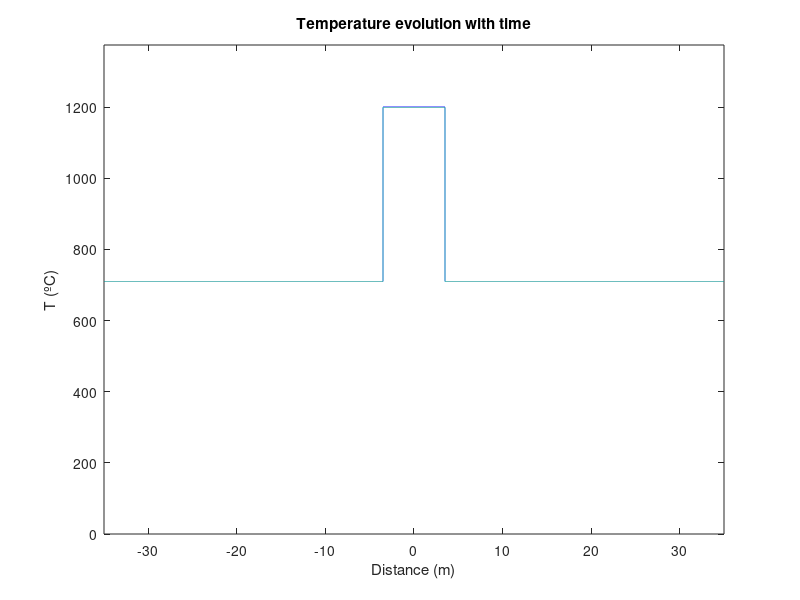
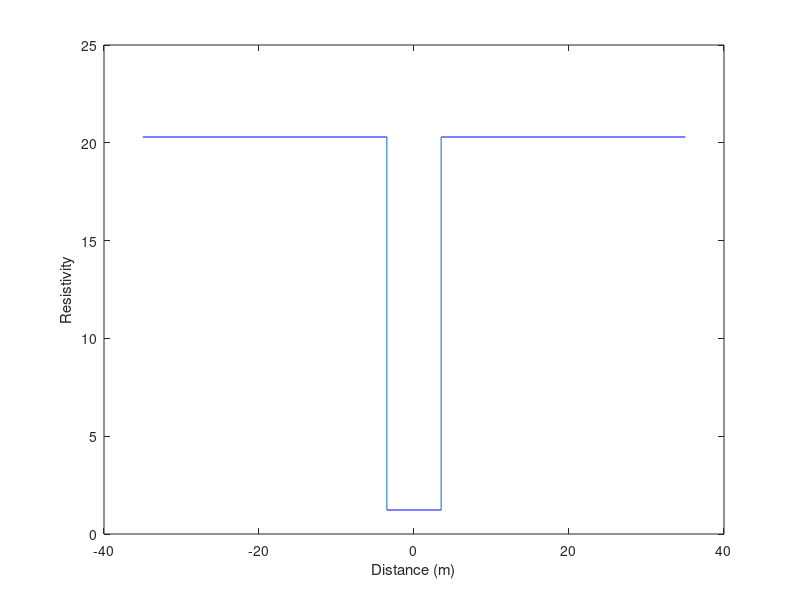

MATLAB code to generate these figures, in order: (Note: this script raises an error after producing the figures.)
%%%%%%%%%%%%%%%%%%%%%%%%%%%%%%%%%%%%%%%%%%%%%%%%%%%%%%%%%%%%%%%%%%%%%%%


clear all
clear clc
clear cfg
clear figures
clc


%%%%%%%%%%%%%%%%%%%%%%%%%%%%%%%%%%%%%%%%%%%%%%%%%%%%%%%%%%%%%%%%%%%%%%%%%%%
% PHYSICAL PARAMETERS


dt = 0.9; % In seconds
w=3.5; % Dyke halfwidth
fw=10; % Factor for computing width
dx=0.001;x=-fw*w:dx:fw*w; % Chart and axis width (times dyke width)
x=x';
Nx=length (x(:,1));

To=710;
Tc=1200;
Ts=950;
Tl=1250;
Tm=1100;

K=5.3*10^-7;
rho=2800;
c=1480;
L=4*10^5;
z = L/(rho*c*(Tl-Ts));

bltzm = 1.38*10^-23;
res0 = 231.73946;
E = 1.1473*10^-19;

%%%%%%%%%%%%%%%%%%%%%%%%%%%%%%%%%%%%%%%%%%%%%%%%%%%%%%%%%%%%%%%%%%%%%%%%%%%
% INITIAL STATE

% Initial state controls
ini_Subpl = false;   % Plot initial state with the rest of selected plots in a single window
ini_Ind = false;   % Plot in. state independently

ini_xlim = [-fw*w, fw*w];  % Plot axis limits

ini_ylim = [0, 1375];


%%%%%%%%%%%%%%%%%%%%%%%%%%%%%%%%%%%%%%%%%%%%%%%%%%%%%%%%%%%%%%%%%%%%%%%%%%%
% INTERMEDIATE STATES

% Intermediate states controls
int_Subpl = false;   % Plot intermed. states with rest of selected plots
int_Ind = false;   % Plot independently

int_xlim = [-fw*w, fw*w];  % Plot axis limits

int_ylim = [0, 1375];



% REINJECTION

%Reinjection cycles (No reinjection == 0)
reinject = 0; 

% REINJECTION TIMES (years) 
% One array element is needed for each reinjection specified above 
% Each element of the array is the time for the successive reinjection and 
% stops at that point from further evolution until reinjection is set. 
% If no reinjection is set the first element will be the last computed time
% and further evolution will be stopped.
time_reinject = [5, 10];


% Final time (years) (stopping time for last reinj. cycle)
time_limit = 1;


% Number of sequential figures for intermediate states (times of graphing chosen below)
f = 11;


% Corresponding graphing times for intermediat states (years)
% There must be as many susbsets as reinjection cycles chosen and in each of those, one time value for each figure specified above 
% If some graphing times are bigger than the succesive reinjection time, they won't be plotted
t = [0.0833  0.1667  0.25  0.3333  0.4167  0.5  0.5833  0.6667  0.75  0.833  0.9167];
%[0.083  0.125  0.167  0.2083  0.25  0.29167  0.333  0.375  0.4167]


%%%%%%%%%%%%%%%%%%%%%%%%%%%%%%%%%%%%%%%%%%%%%%%%%%%%%%%%%%%%%%%%%%%%%%%%%%%
% STEADY STATE

% Steady state controls
est_Analytic = false;    % Add analytic solution
est_Subpl = false;     % Plot intermed. states with rest of selected plots
est_Ind = false;    % Plot in. state independently

est_xlim = [-fw*w, fw*w];  % Plot axis limits

est_ylim = [0, 1375];


%%%%%%%%%%%%%%%%%%%%%%%%%%%%%%%%%%%%%%%%%%%%%%%%%%%%%%%%%%%%%%%%%%%%%%%%%%%
% EXPLICIT FINITE DIFERENCE PARAMETERS

% Mathematical stability and limitations. Boundary and starting conditions

err_lim = 1E-8;

lambda1=K/(1+z)*dt/(dx^2);
lambda2=K*dt/(dx^2);

if lambda1>=0.5 
    error('Stability requirements not met. lambda1 parameter larger than 0.5')
end

if lambda2>=0.5 
    error('Stability requirements not met. lambda2 parameter larger than 0.5')
end


 

%%%%%%%%%%%%%%%%%%%%%%%%%%%%%%%%%%%%%%%%%%%%%%%%%%%%%%%%%%%%%%%%%%%%%%%%%%%
%%%%%%%%%%%%%%%%%%%%%%%%%%%%%%%%%%%%%%%%%%%%%%%%%%%%%%%%%%%%%%%%%%%%%%%%%%%




for k=1:Nx
    T(k)= To;
    Tr(k)=To; %Second reinjection method temperatures
    T_s(k)= Ts; % Solidus temp. line
    T_l(k)= Tl; % Liquidus temp. line
    T_m(k)= Tm;
    Tlast(k)= 0; 
    Trlast(k)=0;
    res(k)=0;
end

% Starting figure
if ini_Subpl|int_Subpl|est_Subpl == 1
    figure(1)
    tiledlayout(reinject+1,f+2) 
end

figure(2)
%tiledlayout(1,2)

figure(3)
%tiledlayout(1,2)

% INITIAL STATE

r_t = 0; %Array index for selecting graph time


for R = 0:reinject 
    c_t =1;
    r_t = r_t+1;

% Temperature field for the initial state (or initial state after reinjection)
    
    for j=1:Nx
        if R==1
            if T(j)>Tm   % Mobile melt boundary selection
                Tr(j)=Tc;
            else
                Tr(j)=Tlast(j);
            end
        else
            if Tr(j)>Tm   % Mobile melt boundary selection
                Tr(j)=Tc;
            else
                Tr(j)=Tr(j);
            end
        end

        if abs(x(j,1))<w  % Initial state
            T(j)=Tc; 
        end
    end
    

    if ini_Subpl == true
        figure(1)  % Plotting initial state
        nexttile(R*(f+2)+1)
        if R<1
            plot(x,T','g', x,T_s,'b',x,T_l,'r');xlabel ('Distance (m)'); ylabel ('T (ºC)') ; axis ([-fw*w fw*w To-10 Tc+10]); title('Initial Temp.') ; xline([w -w],'-.',{'Right Wall','Left Wall'}); xlim(ini_xlim); ylim(ini_ylim);
            hold on
        else
            plot(x,T','g', x,Tr,'c', x,T_s,'b', x,T_l,'r');xlabel ('Distance (m)'); ylabel ('T (ºC)') ; axis ([-fw*w fw*w To-10 Tc+10]); title(['Initial Temp. upon reinjection R = ' num2str(R)]) ; xline([w -w],'-.',{'Right Wall','Left Wall'}); xlim(ini_xlim); ylim(ini_ylim);
            hold on
        end
    end

    if ini_Ind == true  % (independently)
        figure()
        if R<1
            plot(x,T','g', x,T_s,'b',x,T_l,'r', x, T_m,"-.k");xlabel ('Distance (m)'); ylabel ('T (ºC)') ; axis ([-fw*w fw*w To-10 Tc+10]); title('Initial Temp.') ; xline([w -w],'-.',{'Right Wall','Left Wall'}); legend ('Original dyke injection', 'T solidus', 'T liquidus','Location','eastoutside'); xlim(ini_xlim); ylim(ini_ylim);
        else
            plot(x,T','g', x,Tr,'c', x,T_s,'b', x,T_l,'r', x, T_m,"-.k");xlabel ('Distance (m)'); ylabel ('T (ºC)') ; axis ([-fw*w fw*w To-10 Tc+10]); title(['Initial Temp. upon reinjection R = ' num2str(R)]) ; xline([w -w],'-.',{'Right Wall','Left Wall'}); legend ('Original dyke reinjection', 'Mobile melt reinjection', 'T solidus', 'T liquidus','Location','eastoutside'); xlim(ini_xlim); ylim(ini_ylim);
        end
    end
    
    


   if R<1
        figure(2)
        %nexttile(1)
        plot(x,T');xlabel ('Distance (m)'); ylabel ('T (ºC)') ; axis ([-fw*w fw*w To-10 Tc+10]); title('Temperature evolution with time') ;  xlim(ini_xlim); ylim(ini_ylim);
        hold on
        for k = 1:Nx
            res(k) = 1/(res0*exp(-E/(bltzm*(T(k)+273.15))));
        end
        figure(3)
        %nexttile(2)
        plot(x,res);xlabel ('Distance (m)'); ylabel ('Resistivity') ; yscale log; title('Resistivity evolution with time') ;  xlim(ini_xlim); axis ([-fw*w fw*w 0.1 100]);
        hold on
   else
        figure(2)
        %nexttile(1)
        plot(x,Tr);xlabel ('Distance (m)'); ylabel ('T (ºC)') ; axis ([-fw*w fw*w To-10 Tc+10]); title('Temperature evolution with time') ;  xlim(ini_xlim); ylim(ini_ylim);
        hold on
        for k = 1:Nx
            res(k) = 1/(res0*exp(-E/(bltzm*(T(k)+273.15))));
        end
        figure(3)
        %nexttile(2)
        plot(x,res);xlabel ('Distance (m)'); ylabel ('Resistivity'); title('Resistivity evolution with time') ;  axis ([-fw*w fw*w 0.1 100]);
        hold on
   end     

%%%%%%%%%%%%%%%%%%%%%%%%%%%%%%%%%%%%%%%%%%%%%%%%%%%%%%%%%%%%%%%%%%%%%%%%%%%
% Intermediate states                                                     

    if R<reinject
        maxiter = floor((time_reinject(R+1)*365*24*3600)/dt); 
    else
        maxiter = (time_limit*365*24*3600)/dt; 
    end

    pos = R*(f+2)+2; %Figure indexing for next graph
    

    for iter = 1:maxiter 
        Tlast=T;
        if R<1  
            Trlast=T;
        else
            Trlast=Tr;
        end

        for i=2:Nx-1
          
            depth_2D = (Tlast(i-1)-2*Tlast(i)+Tlast(i+1))/dx^2;  % PDE implementation
            if (Ts<Tlast(i))&&(Tlast(i)<Tl)
                time_1D = (K/(1+z))*depth_2D;
                T(i) = time_1D*dt + Tlast(i);
            else
               time_1D = K*depth_2D;
                T(i) = time_1D*dt + Tlast(i);
            end
            
            if R>0
                depth_2Dr = (Trlast(i-1)-2*Trlast(i)+Trlast(i+1))/dx^2; % PDE for second reinjection method
                if (Ts<Trlast(i))&&(Trlast(i)<Tl)
                    time_1Dr = (K/(1+z))*depth_2Dr;
                    Tr(i) = time_1Dr*dt + Trlast(i);
                else
                   time_1Dr = K*depth_2Dr;
                    Tr(i) = time_1Dr*dt + Trlast(i); 
                end
            end
        end
        
        if c_t <= f
            if iter > floor((t(r_t,c_t)*365*24*3600)/dt)
                tempstotal = iter*dt/3600; 
                anys=tempstotal/(24*365);
                sanys = num2str(anys);
            

% Intermediate state plotting (for times selected at the start)
                
                if R<1
                    % Adding plot to multiplot
                    if int_Subpl == true
                        figure(1)
                        nexttile(pos)
                        plot(x,T','g', x,T_s,'b',x,T_l,'r');xlabel ('Distance (m)'); ylabel ('T (ºC)') ; axis ([-fw*w fw*w To-10 Tc+10]); title(['Temp. at t = ' sanys ' yrs']) ; xline([w -w],'-.'); xlim(int_xlim); ylim(int_ylim);
                        hold on
                    end
    
                    % Plotting separately
                    if int_Ind == true
                        figure() 
                        plot(x,T','g',x,T_s,'b',x,T_l,'r', x, T_m,"-.k");xlabel ('Distance (m)'); ylabel ('T (ºC)') ; axis ([-fw*w fw*w To-10 Tc+10]); title(['Temp. at t = ' sanys ' yrs']) ; xline([w -w],'-.',{'Right Wall','Left Wall'});  xlim(int_xlim); ylim(int_ylim);
                        legend ('Temperature profile', 'T solidus', 'T liquidus','Location','eastoutside');
                    end

                else
                    % Adding plot to multiplot
                    if int_Subpl == true
                        figure(1)
                        nexttile(pos)
                        plot(x,T','g', x,Tr','c', x,T_s,'b',x,T_l,'r');xlabel ('Distance (m)'); ylabel ('T (ºC)') ; axis ([-fw*w fw*w To-10 Tc+10]); title(['Temp. at t = ' sanys ' yrs (R = ' num2str(R) ')']) ; xline([w -w],'-.');  xlim(int_xlim); ylim(int_ylim);
                        hold on
                    end
    
                    % Plotting separately
                    if int_Ind == true
                        figure() 
                        plot(x,T','g', x,Tr','c', x,T_s,'b',x,T_l,'r', x, T_m,"-.k");xlabel ('Distance (m)'); ylabel ('T (ºC)') ; axis ([-fw*w fw*w To-10 Tc+10]); title(['Temp. at t = ' sanys ' yrs (R = ' num2str(R) ')']) ; xline([w -w],'-.',{'Right Wall','Left Wall'});  xlim(int_xlim); ylim(int_ylim);
                        legend ('Original dyke reinjection', 'Mobile melt reinjection', 'T solidus', 'T liquidus','Location','eastoutside');
                    end
                end 
                
                  if R<1
                        figure(2)
                        %nexttile(1)
                        plot(x,T');xlabel ('Distance (m)'); ylabel ('T (ºC)') ; axis ([-fw*w fw*w To-10 Tc+10]); title('Temperature evolution with time') ;  xlim(ini_xlim); ylim(ini_ylim);
                        hold on
                        for k = 1:Nx
                            res(k) = 1/(res0*exp(-E/(bltzm*(T(k)+273.15))));
                        end
                        figure(3)
                        %nexttile(2)
                        plot(x,res);xlabel ('Distance (m)'); ylabel ('Resistivity') ; yscale log; title('Resistivity evolution with time') ; xlim(ini_xlim); axis ([-fw*w fw*w 0.1 100]);
                        hold on
                   else
                        figure(2)
                        %nexttile(1)
                        plot(x,Tr);xlabel ('Distance (m)'); ylabel ('T (ºC)') ; axis ([-fw*w fw*w To-10 Tc+10]); title('Temperature evolution with time') ;  xlim(ini_xlim); ylim(ini_ylim);
                        hold on
                        for k = 1:Nx
                            res(k) = 1/(res0*exp(-E/(bltzm*(T(k)+273.15))));
                        end
                        figure(3)
                        %nexttile(2)
                        plot(x,res);xlabel ('Distance (m)'); ylabel ('Resistivity'); title('Resistivity evolution with time') ;  xlim(ini_xlim); axis ([-fw*w fw*w 0.1 100]);
                        hold on
                   end            
                
                c_t = c_t+1;
                pos = pos+1;
                
            end
        end
    

        % Error value and convergence
        err = max(abs(T-Tlast)); %Find difference between last two solutions
    
        if err < err_lim 
        break; % Stop if solutions very similar, we have convergence
        end
    
    end
    
    
    if iter==maxiter
        %warning('Convergence not reached')
    end


%%%%%%%%%%%%%%%%%%%%%%%%%%%%%%%%%%%%%%%%%%%%%%%%%%%%%%%%%%%%%%%%%%%%%%%%%%%
    % Steady state
    
    tempstotalfinal= iter*dt/3600;
    tempstotalfinal; 
    anysfinal=tempstotalfinal/(24*365);
    sanysfinal=num2str(anysfinal);
    leyendfinal=['Steady state t=' sanysfinal 'years'];
    
    % Plotting the steady state
    if R<1
        if est_Analytic == true
            ASsteady =  Analytic_sol(tempstotalfinal*3600,x,Nx,To,Tc,w,K);
            
            if est_Subpl == true
                figure(1)
                nexttile(pos)
                plot(x,T,'g', x,T_s,'b' ,x,T_l,'r', x, ASsteady,'m');xlabel ('Distance (m)'); ylabel ('T (ºC)') ; axis ([-fw*w fw*w To-10 Tc+10]); title(['Temp. at t = ' sanysfinal ' yrs (steady state/reinjection time)']) ; xline([w -w],'-.');legend ('Intrusion temperature profile', 'T solidus', 'T liquidus','Analytic solution','Location','eastoutside'); xlim(est_xlim); ylim(est_ylim);
                hold on
            end

            if est_Ind == true
                figure()
                nexttile(pos)
                plot(x,T,'g', x,T_s,'b' ,x,T_l,'r', x, ASsteady,'m', x, T_m,"-.k");xlabel ('Distance (m)'); ylabel ('T (ºC)') ; axis ([-fw*w fw*w To-10 Tc+10]); title(['Temp. at t = ' sanysfinal ' yrs (steady state/reinjection time)']) ; xline([w -w],'-.',{'Right Wall','Left Wall'});legend ('Intrusion temperature profile', 'T solidus', 'T liquidus','Analytic solution','Location','eastoutside'); xlim(est_xlim); ylim(est_ylim);
            end
        
        else
            if est_Subpl == true
                figure(1)
                nexttile(pos)
                plot(x,T,'g', x,T_s,'b' ,x,T_l,'r');xlabel ('Distance (m)'); ylabel ('T (ºC)') ; axis ([-fw*w fw*w To-10 Tc+10]); title(['Temp. at t = ' sanysfinal ' yrs (steady state/reinjection time)']) ; xline([w -w],'-.');legend ('Intrusion temperature profile', 'T solidus', 'T liquidus','Location','eastoutside'); xlim(est_xlim); ylim(est_ylim);
                hold on
            end

            if est_Ind == true
                figure()
                nexttile(pos)
                plot(x,T,'g', x,T_s,'b' ,x,T_l,'r', x, T_m,"-.k");xlabel ('Distance (m)'); ylabel ('T (ºC)') ; axis ([-fw*w fw*w To-10 Tc+10]); title(['Temp. at t = ' sanysfinal ' yrs (steady state/reinjection time)']) ; xline([w -w],'-.',{'Right Wall','Left Wall'});legend ('Intrusion temperature profile', 'T solidus', 'T liquidus','Location','eastoutside'); xlim(est_xlim); ylim(est_ylim);
            end
        end

    else
        if est_Subpl == true
            figure(1)
            nexttile(pos)
            plot(x,T,'g', x,Tr','c', x,T_s,'b' ,x,T_l,'r');xlabel ('Distance (m)'); ylabel ('T (ºC)') ; axis ([-fw*w fw*w To-10 Tc+10]); title(['Temp. at t = ' sanysfinal ' yrs (steady state/reinjection time)(R = ' num2str(R) ')']) ; xline([w -w],'-.'); legend ('Original dyke reinjection', 'Mobile melt reinjection', 'T solidus', 'T liquidus','Location','eastoutside'); xlim(est_xlim); ylim(est_ylim);
            hold on
        end

        if est_Ind == true
            figure()
            nexttile(pos)
            plot(x,T,'g', x,Tr','c', x,T_s,'b' ,x,T_l,'r', x, T_m,"-.k");xlabel ('Distance (m)'); ylabel ('T (ºC)') ; axis ([-fw*w fw*w To-10 Tc+10]); title(['Temp. at t = ' sanysfinal ' yrs (steady state/reinjection time)(R = ' num2str(R) ')']) ; xline([w -w],'-.',{'Right Wall','Left Wall'});legend ('Original dyke reinjection', 'Mobile melt reinjection', 'T solidus', 'T liquidus','Location','eastoutside'); xlim(est_xlim); ylim(est_ylim);
        end
    end

   if R<1
        figure(2)
        %nexttile(1)
        plot(x,T', x,T_s,'b',x,T_l,'r', x, T_m,"-.k");xlabel ('Distance (m)'); ylabel ('T (ºC)') ; axis ([-fw*w fw*w To-10 Tc+10]); title('Temperature evolution with time') ; xline([w -w],'-.',{'Right Wall','Left Wall'}); xlim(ini_xlim); ylim(ini_ylim);legend ('Initial profile','1 month', '2 months', '3 months','4 months','5 months', '6 months','7 months','8 months', '9 months', '10 months','11 months','12 months','Solidus Temp.','Liquidus Temp.', 'MME Temp.');
        hold on
        for k = 1:Nx
            res(k) = 1/(res0*exp(-E/(bltzm*(T(k)+273.15))));
        end
        figure(3)
        %nexttile(2)
        plot(x,res);xlabel ('Distance (m)'); ylabel ('Resistivity (\Omega\cdot m)') ; yscale log; title('Resistivity evolution with time') ; xline([w -w],'-.',{'Right Wall','Left Wall'}); xlim(ini_xlim); axis ([-fw*w fw*w 0.1 100]);legend ('Initial profile','1 month', '2 months', '3 months','4 months','5 months', '6 months','7 months','8 months', '9 months', '10 months','11 months','12 months');
        hold on
   else
        figure(2)
        %nexttile(1)
        plot(x,Tr, x,T_s,'b', x,T_l,'r', x, T_m,"-.k");xlabel ('Distance (m)'); ylabel ('T (ºC)') ; axis ([-fw*w fw*w To-10 Tc+10]); title('Temperature evolution with time') ; xline([w -w],'-.',{'Right Wall','Left Wall'}); xlim(ini_xlim); ylim(ini_ylim);legend ('Initial profile','1 month', '2 months', '3 months','4 months','5 months', '6 months','7 months','8 months', '9 months', '10 months','11 months','12 months','Solidus Temp.','Liquidus Temp.', 'MME Temp.');
        hold on
        for k = 1:Nx
            res(k) = 1/(res0*exp(-E/(bltzm*(T(k)+273.15))));
        end
        figure(3)
        %nexttile(2)
        plot(x,res);xlabel ('Distance (m)'); ylabel ('Resistivity (\Omega\cdot m)'); title('Resistivity evolution with time') ; xline([w -w],'-.',{'Right Wall','Left Wall'}); xlim(ini_xlim); axis ([-fw*w fw*w 0.1 100]);legend ('Initial profile','1 month', '2 months', '3 months','4 months','5 months', '6 months','7 months','8 months', '9 months', '10 months','11 months','12 months');
        hold on
   end    

    pos = pos+1;

end



%%%%%%%%%%%%%%%%%%%%%%%%%%%%%%%%%%%%%%%%%%%%%%%%%%%%%%%%%%%%%%%%%%%%%%%%%%%
% FUNCIONS

% Solució Analítica
function T_a = Analytic_sol(t_b,x,Nx,To,Tc,w,K)
    x=x';
    for i=1:Nx
        T_a(i)=To+((Tc-To)/2)*(erf((x(i)+w)/(2*(K*(t_b))^(1/2)))-erf((x(i)-w)/(2*(K*(t_b))^(1/2)))); 
    end
end
